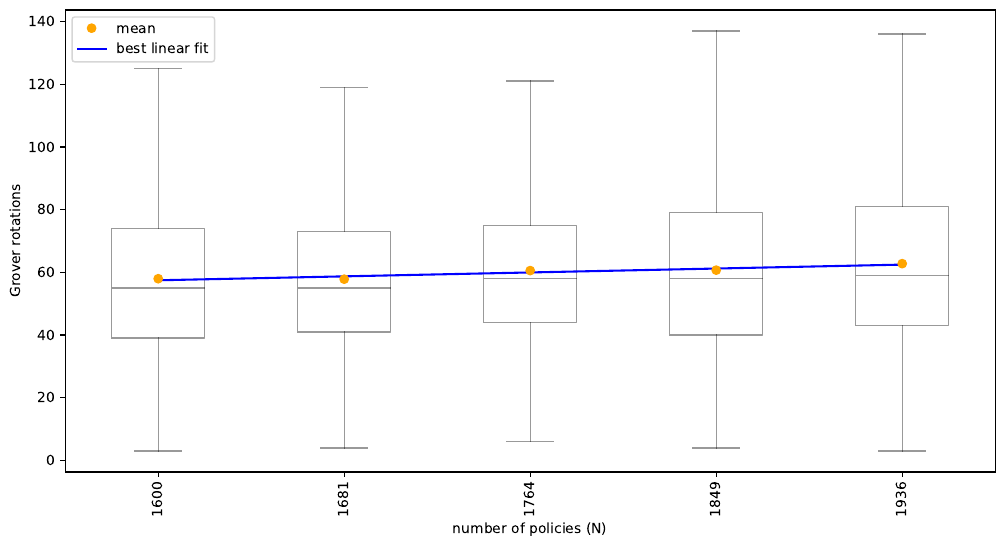

Recreate this plot in Python.
'''
(C) Copyright Siemens AG 2023

SPDX-License-Identifier: MIT
'''
import os
import pickle

import numpy as np
import pandas as pd
from matplotlib import pyplot as plt
from qiskit import Aer

from quantum_policy_evaluation import BanditQPEExperiment, eps_bound
from quantum_policy_iteration import BanditQuantumPolicyIterationExperiment

# bandit parameters
n_bandit_rounds = 1
loose_prob_left = 1
loose_prob_right = 0
# parameters for QPE
n_eval_qubits = 7
t_eval_qubits = n_eval_qubits + 3
backend = "statevector_simulator"
backend = Aer.get_backend(backend)
n_workers = 7
# parameters for quantum policy iteration
max_iter = 10000
patience = 30
lam = 8 / 7
# over how many searches to average
n_searches = 1000
# list of number of policies
# n_policies_list = [n ** 2 for n in range(40, 61)]
n_policies_list = [n ** 2 for n in range(40, 45)]

if __name__ == "__main__":
    # run for increasing number of policies and save quant_pol_iter_statistics to this
    quant_pol_iter_statistics = {}
    for n_policies in n_policies_list:
        # make stochastc policies
        prob_left_list = np.linspace(0, 1, n_policies)
        # if file does not exist, run qpe for all policies in prob_left_list and save output distributions
        toy_problem_qpe_file = f"./toy_problem_qpe_results/{n_bandit_rounds}_rounds/{t_eval_qubits}_{n_policies}.pkl"
        if os.path.exists(toy_problem_qpe_file):
            print(
                f"Found QPE distributions for toy problem with {n_policies} stochastic policies and t={t_eval_qubits}!\n"
                f"Reading them..."
            )
            with open(toy_problem_qpe_file, "rb") as f:
                qpe_experiment_results_dict = pickle.load(f)
        else:
            print(
                f"Did not find QPE distributions for toy problem with {n_policies} stochastic policies and t={t_eval_qubits}!\n"
                f"Making them..."
            )
            qpe_experiment = BanditQPEExperiment(
                n_bandit_rounds=1,
                loose_prob_left=loose_prob_left,
                loose_prob_right=loose_prob_right,
                t_eval_qubits=t_eval_qubits,
                backend=backend,
                cache_dir="./bandit_qpe_cache",
                verbose=True
            )
            qpe_experiment_results_dict = qpe_experiment.run_parallel(
                prob_left_list=prob_left_list,
                n_workers=n_workers,
                output_file=toy_problem_qpe_file
            )
        print("...done!")
        # qpe experiment quant_pol_iter_statistics to dataframes
        qpe_experiment_results = pd.DataFrame(qpe_experiment_results_dict)
        qpe_experiment_results.set_index("prob_left", inplace=True)
        # dataframe with qpe output distributions
        qpe_output_dists = [dct["qpe_ret_prob_dict"] for dct in qpe_experiment_results_dict]
        prob_lefts = [dct["prob_left"] for dct in qpe_experiment_results_dict]
        qpe_output_dists = pd.DataFrame(qpe_output_dists, index=prob_lefts)
        qpe_output_dists.fillna(0, inplace=True)
        qpe_output_dists = qpe_output_dists.div(qpe_output_dists.sum(axis=1), axis=0)  # normalize rows
        qpe_output_dists = qpe_output_dists.div(n_policies)  # normalize such that whole frame sums up to 1
        assert np.isclose(qpe_output_dists.values.sum(), 1)

        # setup policy iteration experiment
        print(f"Running {n_searches} quantum policy iteration searches with {n_workers} Pool workers...")
        quant_pol_iter = BanditQuantumPolicyIterationExperiment(
            qpe_dists=qpe_output_dists,
            max_iter=max_iter,
            patience=patience,
            lam=lam,
            verbose=False
        )
        # run n_searches runs of quantum policy iteration (always start with worst policy)
        searches = quant_pol_iter.run_parallel(
            init_prob_left_list=[1 for _ in range(n_searches)],
            init_pol_val_list=[0 for _ in range(n_searches)],
            n_workers=n_workers
        )
        print("...done!")
        # calculate statistics for searches
        n_success = 0
        successes = []
        n_iter_success = []
        n_rot_success = []
        for search in searches:
            prob_left = search["prob_left_list"][-1]
            gt_ret = qpe_experiment_results.loc[prob_left]["gt_ret"]
            # check
            if n_bandit_rounds == 1:
                successful = abs(gt_ret - 1) < eps_bound(n_eval_qubits, 1, 0)
            elif n_bandit_rounds == 2:
                successful = abs(gt_ret - 2) < eps_bound(n_eval_qubits, 2, 0)
            if successful == True:
                n_success += 1
                successes.append(search)
                n_iter_success.append(search["n_iter"] - patience)
                n_rot_success.append(sum(search["r_list"][0:-patience]))
        print(f"{n_success} / {n_searches} searches were successful.")
        print(
            f"On average, they needed {sum(n_iter_success) / n_searches} iterations and "
            f"{sum(n_rot_success) / n_searches} Grover rotations.\n",
        )
        mc_results = {
            "successes": successes,
            "n_success": n_success,
            "n_iter_success": n_iter_success,
            "n_rot_success": n_rot_success,
        }
        quant_pol_iter_statistics[n_policies] = mc_results

    # make plot
    fig, ax = plt.subplots(1, figsize=(12, 6))
    n_pol_list = list(quant_pol_iter_statistics.keys())
    x = [int(np.sqrt(n_pol)) for n_pol in n_pol_list]
    # boxplots
    plotargs = {
        "alpha": 0.4,
        "color": "black"
    }
    boxes = ax.boxplot(
        [quant_pol_iter_statistics[n_pol]["n_iter_success"] for n_pol in n_pol_list],
        positions=x,
        showmeans=True,
        meanprops={"marker": "o", "label": "mean", "markerfacecolor": "orange", "markeredgecolor": "orange"},
        boxprops=plotargs,
        # whis=0,
        whiskerprops=plotargs,
        medianprops=plotargs,
        capprops=plotargs,
        showfliers=False,
        flierprops={"alpha": 0.5},
    )
    # means and regression line
    means = [medline.get_ydata()[0] for medline in boxes["means"]]
    regression_line = np.poly1d(np.polyfit(x, means, 1))
    y_reg = regression_line(x)
    reg_plot, = ax.plot(x, y_reg, label="best linear fit", color="blue")
    mse = 1 / len(y_reg) * sum((np.array(means) - y_reg) ** 2)
    print(f"Regression MSE: {mse}")
    # layout and legend
    ax.set_ylabel("Grover rotations")
    ax.set_xlabel("number of policies (N)")
    ax.set_xticklabels([n_pol for n_pol in n_pol_list])
    plt.xticks(rotation=90)
    ax.legend(handles=[boxes["means"][0], reg_plot])
    plt.savefig("./figure_5.pdf", bbox_inches="tight")
